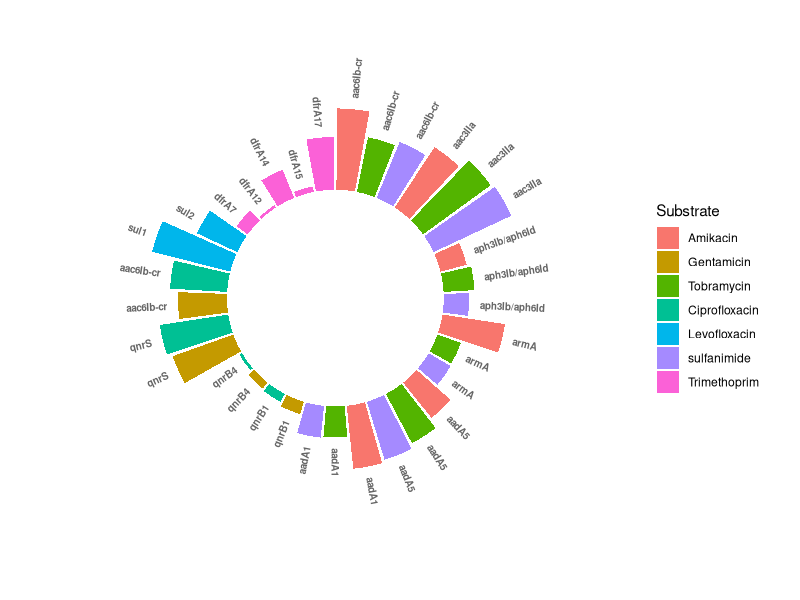

The R script that drew this image:
require(ggplot2)
require(readxl)
# By @biomedical_informatics Edris Sharif Rahmani. Feb 28 2023
df <- data.frame(read_excel("sunburst_plot.xlsx"))
colnames(df) <- c("Gene", "Substrate", "Percentage")
df$id <- seq(1, nrow(df))
sample_number <- nrow(df)
angle <- 90 - 360 * (df$id-0.5) /sample_number 
df$hjust <- ifelse( angle < -90, 1, 0)
df$angle <- ifelse(angle < -90, angle+180, angle)
p <- ggplot(df, aes(x=as.factor(id), y=Percentage, fill = Substrate)) +   
  geom_bar(stat="identity",alpha = 1) + ylim(-100,120) +
  theme_minimal() +
  theme(axis.text = element_blank(),
        axis.title = element_blank(),
        panel.grid = element_blank(),
        plot.margin = unit(rep(0,4), "cm")) +
  coord_polar(start = 0) + 
  geom_text(data=df, aes(x=id, y=Percentage+10, label=Gene, hjust=hjust),
            color="black", fontface="bold",alpha=0.6, size=2.5,
            angle= df$angle, inherit.aes = FALSE ) +
  scale_fill_discrete(labels=c('Amikacin','Gentamicin','Tobramycin',
                               'Ciprofloxacin', 'Levofloxacin','sulfanimide',
                               'Trimethoprim'))
pdf("Sunburst.pdf", width = 10, height = 8)
print(p)
dev.off() 
